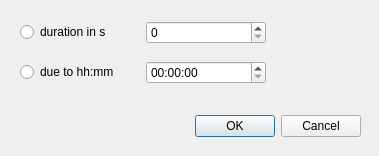
<?xml version="1.0" encoding="UTF-8"?>
<ui version="4.0">
 <class>AddCountdownDialog</class>
 <widget class="QDialog" name="AddCountdownDialog">
  <property name="geometry">
   <rect>
    <x>0</x>
    <y>0</y>
    <width>379</width>
    <height>156</height>
   </rect>
  </property>
  <property name="windowTitle">
   <string>Add Countdown</string>
  </property>
  <widget class="QDialogButtonBox" name="buttonBox">
   <property name="geometry">
    <rect>
     <x>20</x>
     <y>110</y>
     <width>341</width>
     <height>32</height>
    </rect>
   </property>
   <property name="orientation">
    <enum>Qt::Horizontal</enum>
   </property>
   <property name="standardButtons">
    <set>QDialogButtonBox::Cancel|QDialogButtonBox::Ok</set>
   </property>
  </widget>
  <widget class="QWidget" name="gridLayoutWidget">
   <property name="geometry">
    <rect>
     <x>20</x>
     <y>10</y>
     <width>246</width>
     <height>87</height>
    </rect>
   </property>
   <layout class="QGridLayout" name="gridLayout">
    <item row="2" column="0">
     <widget class="QRadioButton" name="radioBtnDueTo">
      <property name="text">
       <string>due to hh:mm</string>
      </property>
     </widget>
    </item>
    <item row="2" column="1">
     <widget class="QTimeEdit" name="durationAsDate">
      <property name="enabled">
       <bool>true</bool>
      </property>
     </widget>
    </item>
    <item row="0" column="1">
     <widget class="QSpinBox" name="durationInSeconds">
      <property name="maximum">
       <number>86400</number>
      </property>
     </widget>
    </item>
    <item row="0" column="0">
     <widget class="QRadioButton" name="radBtnInSeconds">
      <property name="text">
       <string>duration in s</string>
      </property>
     </widget>
    </item>
   </layout>
  </widget>
 </widget>
 <resources/>
 <connections>
  <connection>
   <sender>buttonBox</sender>
   <signal>accepted()</signal>
   <receiver>AddCountdownDialog</receiver>
   <slot>accept()</slot>
   <hints>
    <hint type="sourcelabel">
     <x>248</x>
     <y>254</y>
    </hint>
    <hint type="destinationlabel">
     <x>157</x>
     <y>274</y>
    </hint>
   </hints>
  </connection>
  <connection>
   <sender>buttonBox</sender>
   <signal>rejected()</signal>
   <receiver>AddCountdownDialog</receiver>
   <slot>reject()</slot>
   <hints>
    <hint type="sourcelabel">
     <x>316</x>
     <y>260</y>
    </hint>
    <hint type="destinationlabel">
     <x>286</x>
     <y>274</y>
    </hint>
   </hints>
  </connection>
 </connections>
</ui>
